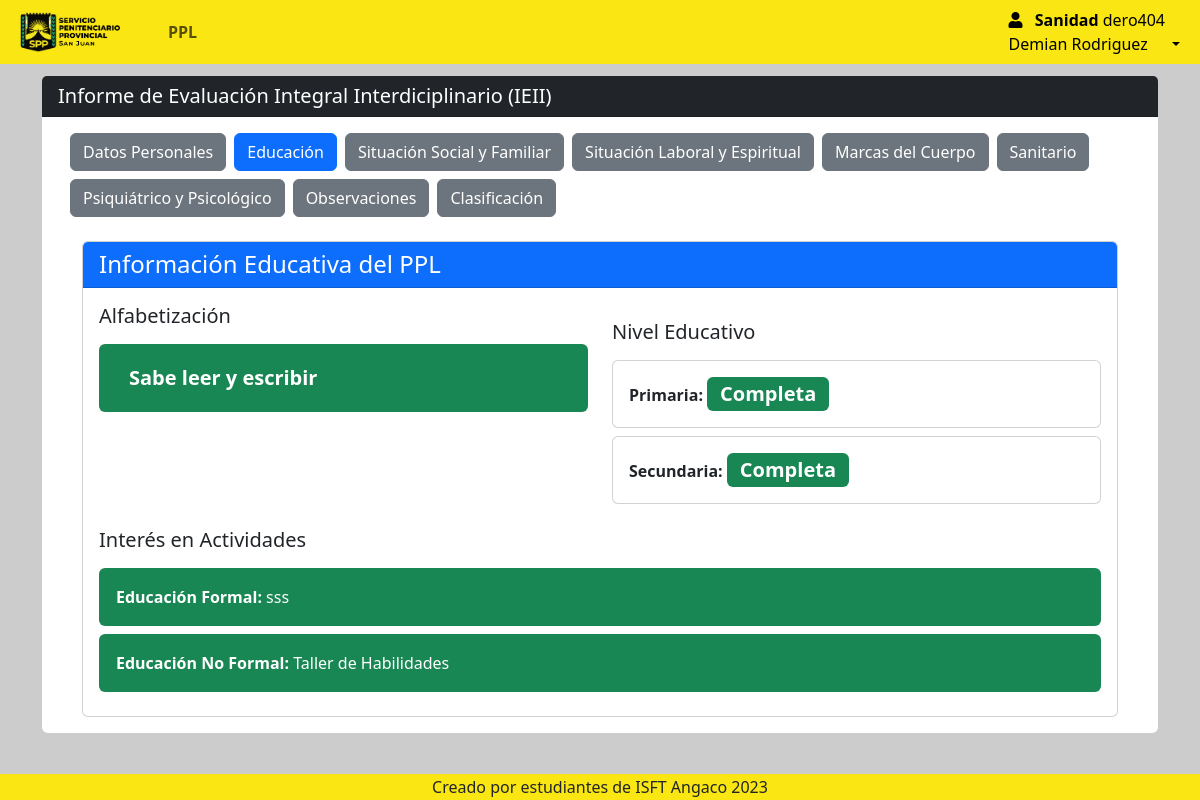
Screenshot of /Views/admin/ppl_informe.php?seccion=educacion&id=42 (signed in) with the database file from the repository.
### tables this page shows
CREATE TABLE `rol` (
  `id_rol` int(11) NOT NULL,
  `nombre_rol` varchar(50) NOT NULL
);

CREATE TABLE `usuarios` (
  `id_usuario` int(11) NOT NULL,
  `id_persona` int(11) NOT NULL,
  `id_rol` int(11) NOT NULL,
  `nombre_usuario` varchar(50) NOT NULL,
  `contrasena` varchar(255) NOT NULL,
  `fecha_creacion` datetime DEFAULT current_timestamp(),
  `activo` tinyint(1) DEFAULT 1
);

CREATE TABLE `educacion` (
  `id` int(11) NOT NULL,
  `id_ppl` int(11) NOT NULL,
  `sabe_leer_escrib` tinyint(1) DEFAULT NULL,
  `primaria` varchar(12) NOT NULL,
  `secundaria` varchar(12) NOT NULL,
  `tiene_educ_formal` tinyint(4) NOT NULL,
  `educ-formal` varchar(50) DEFAULT NULL,
  `tiene_educ_no_formal` tinyint(4) NOT NULL,
  `educ-no-formal` varchar(50) DEFAULT NULL,
  `quiere_deporte` tinyint(4) NOT NULL,
  `sec-deporte` varchar(50) DEFAULT NULL,
  `quiere_act_artistica` tinyint(4) NOT NULL,
  `act-artistica` varchar(50) DEFAULT NULL,
  `estado` varchar(255) NOT NULL DEFAULT 'Activo'
);

### Views/admin/educacion_lista.php (the view, shortened to what this page needs)
<?php
$idppl = isset($_GET['id']) ? intval($_GET['id']) : 0;
if ($idppl > 0) {
    try {
        $stmt = $db->prepare("SELECT * FROM educacion WHERE id_ppl = ? LIMIT 1");
        $stmt->execute([$idppl]);
        $educacion = $stmt->fetch(PDO::FETCH_ASSOC);
    } catch (PDOException $e) {
        echo "<div class='alert alert-danger'>Error al obtener la información educativa: " . $e->getMessage() . "</div>";
        exit();
    }
} else {
    echo "<div class='alert alert-danger'>ID de PPL no válido</div>";
    exit();
}
?>
<div class="container mt-3">
    <div class="card">
        <div class="card-header bg-primary text-white d-flex justify-content-between align-items-center">
            <h4 class="mb-0">Información Educativa del PPL</h4>
        </div>
        <div class="card-body">
            <div class="row">
                <div class="">
                    <div class="row">
                        <div class="col">
                            <h5 class="mb-3 ">Alfabetización</h5>
                            <div class="alert <?php echo $educacion['sabe_leer_escrib'] ? 'bg-success' : 'bg-danger'; ?> text-white">
                                <span class="badge fs-5 ">
                                    <?php echo $educacion['sabe_leer_escrib'] ? 'Sabe leer y escribir' : 'No sabe leer y escribir'; ?>
                                </span>
                            </div>
                        </div>
                        <div class="col">
                            <h5 class="mt-3 mb-3">Nivel Educativo</h5>
                            <div class="card mb-2">
                                <div class="card-body">
                                    <strong>Primaria:</strong>
                                    <span class="badge fs-5 <?php echo $educacion['primaria'] == 'Completa' ? 'bg-success' : 'bg-danger'; ?>">
                                        <?php echo htmlspecialchars($educacion['primaria']); ?>
                                    </span>
                                </div>
                            </div>
                            <div class="card mb-2">
                                <div class="card-body">
                                    <strong>Secundaria:</strong>
                                    <span class="badge fs-5 <?php echo $educacion['secundaria'] == 'Completa' ? 'bg-success' : 'bg-danger'; ?>">
                                        <?php echo htmlspecialchars($educacion['secundaria']); ?>
                                    </span>
                                </div>
                            </div>
                        </div>
                    </div>
                    <h5 class="mt-3 mb-3">Interés en Actividades</h5>
                    <?php if ($educacion['tiene_educ_formal']) : ?>
                    <div class="alert bg-success text-white mb-2">
                        <strong>Educación Formal:</strong>
                        <?php echo htmlspecialchars($educacion['educ-formal']); ?>
                    </div>
                    <?php endif; ?>
                    <?php if ($educacion['tiene_educ_no_formal']) : ?>
                    <div class="alert bg-success text-white mb-2">
                        <strong>Educación No Formal:</strong>
                        <?php echo htmlspecialchars($educacion['educ-no-formal']); ?>
                    </div>
                    <?php endif; ?>
                </div>
            </div>
        </div>
    </div>
</div>

### Views/admin/navbar.php (shortened to what this page needs)
<?php
require '../../conn/connection.php';
$id_rol = $_SESSION['id_rol'];
$id_usuario= $_SESSION['id_usuario'];
$query = "SELECT * FROM rol WHERE id_rol = ?";
$stmt = $conexion->prepare($query);
$stmt->bind_param("i", $id_rol);
$stmt->execute();
$result = $stmt->get_result();
if ($result && $result->num_rows > 0) {
  $rol = $result->fetch_assoc();
  $nombre_rol = $rol['nombre_rol'];
} else {
  $nombre_rol = "Usuario Desconocido";
}
?>
<!DOCTYPE html>
<html lang="es">
<head>
  <link rel="stylesheet" href="https://use.fontawesome.com/releases/v5.8.2/css/all.css">
  <link rel="stylesheet" href="../../css/style.css">
  <link href="https://cdn.jsdelivr.net/npm/bootstrap@5.3.2/dist/css/bootstrap.min.css" rel="stylesheet">
  <link rel="stylesheet" href="https://maxcdn.bootstrapcdn.com/bootstrap/4.5.2/css/bootstrap.min.css">
  <link rel="stylesheet" href="https://cdnjs.cloudflare.com/ajax/libs/twitter-bootstrap/5.3.0/css/bootstrap.min.css">
  <link rel="stylesheet" href="https://cdn.datatables.net/1.13.7/css/dataTables.bootstrap5.min.css">
  <link rel="stylesheet" type="text/css" href="https://cdn.datatables.net/1.13.1/css/dataTables.bootstrap5.min.css" />
  <link rel="stylesheet" type="text/css" href="https://cdn.datatables.net/buttons/2.3.3/css/buttons.bootstrap5.min.css" />
  <link rel="stylesheet" href="https://cdn.jsdelivr.net/npm/bootstrap@5.3.0-alpha1/dist/css/bootstrap.min.css" />
  <link rel="stylesheet" href="https://cdnjs.cloudflare.com/ajax/libs/font-awesome/6.2.1/css/all.min.css" />
  <link rel="stylesheet" href="https://cdnjs.cloudflare.com/ajax/libs/font-awesome/5.15.4/css/all.min.css">
</head>
<body>
  <div style="height:60px">
    <nav class="navbar navbar-expand-lg fixed-top my-0 py-0" style="background-color: #f9e612;">
      <div class="container-fluid ml-2 ">
        <a href="index.php" class="navbar-brand mb-0 pr-4 ">
          <img class="d-line-block align-top " src="../../img/LOGO2.ico" width="100px" style="margin-right:0px">
        </a>
        <div class="collapse navbar-collapse " id="navbarNav">
          <ul class="navbar-nav mr-auto ">
            <li class="nav-item  pr-3">
              <a class="nav-link " href="ppl_index.php"><b>PPL</b></a>
            </li>
          </ul>
          <form class="form-inline d-flex justify-content-end">
            <div class="collapse navbar-collapse" id="navbarNav">
              <ul class="navbar-nav">
                <li class="nav-item dropdown">
                  <a class="nav-link dropdown-toggle active" href="#" role="button" data-bs-toggle="dropdown" aria-expanded="false">
                    <i class="fas fa-user pr-2"></i>
                    <span class="mr-3">
                      <b>
                      <?php if (isset($nombre_rol)) : ?>
                        <?php echo $nombre_rol; ?>
                      <?php else : ?>
                        "Usuario Desconocido"
                      <?php endif; ?>
                      </b>
                      <span>
                        <?php if (isset($_SESSION['nombres'])) : ?>
                           <?php
                           $query = "SELECT nombre_usuario FROM usuarios WHERE activo = 1 AND id_usuario = :id_usuario";
                           $stmt = $db->prepare($query);
                           $stmt->bindParam(':id_usuario', $id_usuario, PDO::PARAM_INT);
                           $stmt->execute();
                           $usuario = $stmt->fetch(PDO::FETCH_ASSOC);
                           ?>
                          <?php echo $usuario['nombre_usuario']; ?>
                          <br>
                          <?php echo $_SESSION['nombres']; ?>
                          <?php echo $_SESSION['apellidos']; ?>
                        <?php endif; ?>
                      </span>
                    </span>
                  </a>
                </li>
            </div>
          </form>
        </div>
      </div>
    </nav>
  </div>

### css/style.css (style rules this page uses)
body { position: relative; padding-bottom: 10px; min-height: 100vh; }

### Views/admin/navbar.php (style rules this page uses)
body { background: #cccccc; }

### rows the page displays
rol: nombre_rol "Sanidad"
usuarios: nombre_usuario "dero404"
educacion: primaria "Completa", secundaria "Completa", value "sss", value "Taller de Habilidades"

### other values shown
$_SESSION['nombres'] "Demian"
$_SESSION['apellidos'] "Rodriguez"
